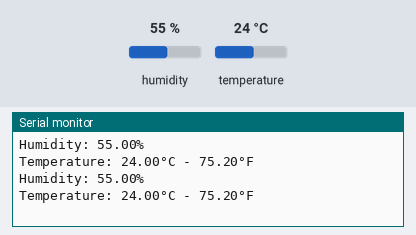
Bench run of a sketch on a simulated ESP32. On the bench: the last lines printed to the serial monitor. Inputs (shaded band) come from the test bench; at power-on: humidity 55 %, temperature 24 °C.

Above: at 4.8 s.
4.9 s: humidity set to 22 %
At 7.2 s:
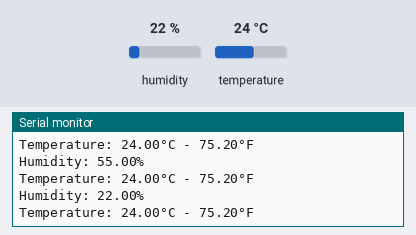
7.9 s: temperature set to 12 °C
At 8.9 s:
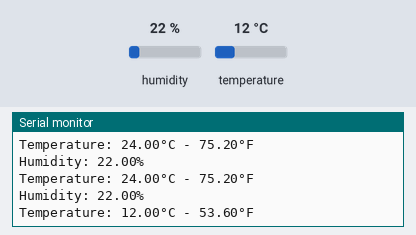
10.9 s: humidity set to 40 %
At 13.5 s:
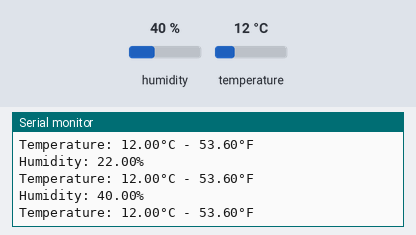
Timing chart, 0 to 15.0 s (numbered marks = the images above; inputs shaded):
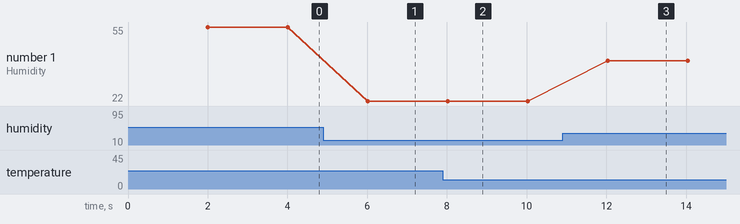

Measured:
- after the input at 4.9 s, the serial monitor: prints a new line after 1.1 s (image 1)
- after the input at 7.9 s, the serial monitor: prints a new line after 0.12 s (image 2)
- after the input at 10.9 s, the serial monitor: prints a new line after 1.1 s (image 3)
- plotted number 1: 55 → 22 after the input at 4.9 s, 22 → 40 after the input at 10.9 s

The sketch:

DHT_esp32.ino
```cpp
#include "DHT.h"

#define DHTPIN 13

#define DHTTYPE DHT22

DHT dht(DHTPIN, DHTTYPE);

void setup() {
  Serial.begin(9600);
  dht.begin();
}

void loop() {

  delay(2000);

  float h = dht.readHumidity();

  float t = dht.readTemperature();

  float f = dht.readTemperature(true);

  if (isnan(h) || isnan(t) || isnan(f)) {
    Serial.println("No Reading from DHT sensor!");
    return;
  }

  Serial.print("Humidity: ");
  Serial.print(h);
  Serial.println("%");
  Serial.print("Temperature: ");
  Serial.print(t);
  Serial.print("°C - ");
  Serial.print(f);
  Serial.print("°F");
  Serial.println();

}
```
